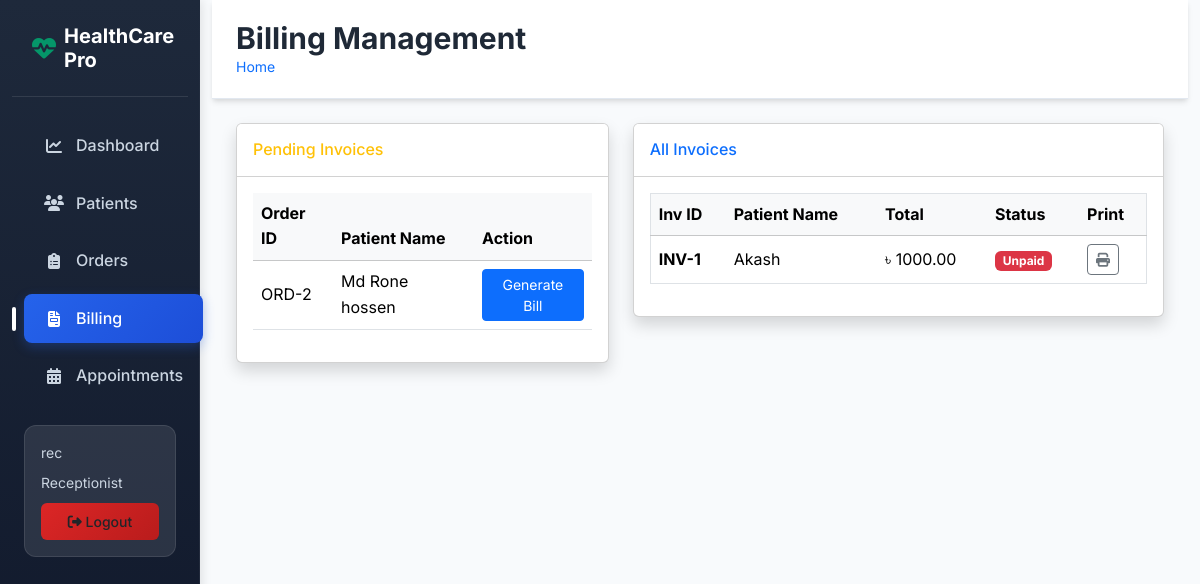
/billing (signed in), run on the app's committed database.
### app/models/users.py (models this page shows)
class User(UserMixin, db.Model):
    __tablename__ = 'users'
    id = db.Column(db.Integer, primary_key=True)
    username = db.Column(db.String(80), unique=True, nullable=False)
    email = db.Column(db.String(120), unique=True, nullable=False)
    password_hash = db.Column(db.String(128), nullable=False)
    role = db.Column(db.String(20), nullable=False, default='patient') # admin, receptionist, lab_tech, doctor, patient
    is_active = db.Column(db.Boolean, default=True)
    created_at = db.Column(db.DateTime, default=datetime.utcnow)
    name = db.Column(db.String(100))
    phone = db.Column(db.String(20))

### app/models/order.py (models this page shows)
class TestOrder(db.Model):
    __tablename__ = 'test_orders'
    id = db.Column(db.Integer, primary_key=True)
    uuid = db.Column(db.String(36), unique=True, nullable=False, default=lambda: str(uuid.uuid4()))
    patient_id = db.Column(db.Integer, db.ForeignKey('patients.id'), nullable=False)
    order_date = db.Column(db.DateTime, default=datetime.utcnow)
    status = db.Column(db.String(30), default='pending') # pending, sample_collected, processing, completed
    created_by = db.Column(db.Integer, db.ForeignKey('users.id'), nullable=False) # receptionist who created it
    referral_id = db.Column(db.Integer, db.ForeignKey('referral_doctors.id'), nullable=True)
    items = db.relationship('TestOrderItem', backref='order', lazy=True, cascade="all, delete-orphan")
    samples = db.relationship('Sample', backref='order', lazy=True)
    report = db.relationship('Report', backref='order', uselist=False, lazy=True)
    invoice = db.relationship('Invoice', backref='order', uselist=False, lazy=True)

### app/models/patient.py (models this page shows)
class Patient(db.Model):
    __tablename__ = 'patients'
    id = db.Column(db.Integer, primary_key=True)
    patient_code = db.Column(db.String(20), unique=True, nullable=False)
    name = db.Column(db.String(100), nullable=False)
    phone = db.Column(db.String(20), nullable=False)
    email = db.Column(db.String(100)) # Added for notifications
    gender = db.Column(db.String(10))
    date_of_birth = db.Column(db.Date)
    blood_group = db.Column(db.String(5))
    address = db.Column(db.Text)
    created_at = db.Column(db.DateTime, default=datetime.utcnow)
    user_id = db.Column(db.Integer, db.ForeignKey('users.id'), nullable=True)
    orders = db.relationship('TestOrder', backref='patient', lazy=True)

### app/models/billing.py (models this page shows)
class Invoice(db.Model):
    __tablename__ = 'invoices'
    id = db.Column(db.Integer, primary_key=True)
    patient_id = db.Column(db.Integer, db.ForeignKey('patients.id'), nullable=False)
    order_id = db.Column(db.Integer, db.ForeignKey('test_orders.id'), nullable=False)
    total_amount = db.Column(db.Float, nullable=False)
    discount = db.Column(db.Float, default=0.0)
    paid_amount = db.Column(db.Float, default=0.0)
    payment_status = db.Column(db.String(20), default='unpaid') # unpaid, partial, paid
    created_at = db.Column(db.DateTime, default=datetime.utcnow)
    patient = db.relationship('Patient', backref='invoices', lazy=True)
    items = db.relationship('InvoiceItem', backref='invoice', lazy=True, cascade="all, delete-orphan")

### app/frontend/billing_routes.py (the view)
@bp.route('/billing', methods=['GET'])
@login_required
@role_required('admin', 'receptionist')
def invoices_list():
    invoices = Invoice.query.order_by(Invoice.created_at.desc()).all()
    pending_orders = TestOrder.query.filter(
        ~TestOrder.id.in_(db.session.query(Invoice.order_id))
    ).all()
    return render_template('billing/list.html', invoices=invoices, pending_orders=pending_orders)

### app/templates/billing/list.html (shortened to what this page needs)
{% extends 'base.html' %}
{% block page_title %}Billing Management{% endblock %}
{% block content %}
<div class="row">
    <div class="col-md-5">
        <div class="card shadow mb-4">
            <div class="card-header py-3 bg-white">
                <h6 class="m-0 font-weight-bold text-warning">Pending Invoices</h6>
            </div>
            <div class="card-body">
                <div class="table-responsive">
                    <table class="table table-hover align-middle">
                        <thead class="table-light">
                            <tr>
                                <th>Order ID</th>
                                <th>Patient Name</th>
                                <th>Action</th>
                            </tr>
                        </thead>
                        <tbody>
                            {% for po in pending_orders %}
                            <tr>
                                <td>ORD-{{ po.id }}</td>
                                <td>{{ po.patient.name }}</td>
                                <td>
                                    <form action="{{ url_for('frontend.generate_invoice', order_id=po.id) }}"
                                        method="POST">
                                        <button type="submit" class="btn btn-sm btn-primary">Generate Bill</button>
                                    </form>
                                </td>
                            </tr>
                            {% else %}
                            <tr>
                                <td colspan="3" class="text-center text-muted">No pending orders to bill.</td>
                            </tr>
                            {% endfor %}
                        </tbody>
                    </table>
                </div>
            </div>
        </div>
    </div>
    <div class="col-md-7">
        <div class="card shadow mb-4">
            <div class="card-header py-3 bg-white">
                <h6 class="m-0 font-weight-bold text-primary">All Invoices</h6>
            </div>
            <div class="card-body">
                <div class="table-responsive">
                    <table class="table table-hover align-middle border">
                        <thead class="table-light">
                            <tr>
                                <th>Inv ID</th>
                                <th>Patient Name</th>
                                <th>Total</th>
                                <th>Status</th>
                                <th>Print</th>
                            </tr>
                        </thead>
                        <tbody>
                            {% for inv in invoices %}
                            <tr>
                                <td class="fw-bold">INV-{{ inv.id }}</td>
                                <td>{{ inv.patient.name if inv.patient else 'Unknown' }}</td>
                                <td>৳ {{ "%.2f"|format(inv.total_amount) }}</td>
                                <td>
                                    {% if inv.payment_status == 'paid' %}
                                    <span class="badge bg-success">Paid</span>
                                    {% elif inv.payment_status == 'partial' %}
                                    <span class="badge bg-warning text-dark">Partial</span>
                                    {% else %}
                                    <span class="badge bg-danger">Unpaid</span>
                                    {% endif %}
                                </td>
                                <td>
                                    <a href="{{ url_for('frontend.print_invoice', invoice_id=inv.id) }}" target="_blank" class="btn btn-sm btn-outline-secondary"><i class="fas fa-print"></i></a>
                                </td>
                            </tr>
                            {% else %}
                            <tr>
                                <td colspan="5" class="text-center text-muted">No invoices generated yet.</td>
                            </tr>
                            {% endfor %}
                        </tbody>
                    </table>
                </div>
            </div>
        </div>
    </div>
</div>
{% endblock %}

### app/templates/base.html (shortened to what this page needs)
<!DOCTYPE html>
<html lang="en">
<head>
    <link href="https://cdn.jsdelivr.net/npm/bootstrap@5.3.2/dist/css/bootstrap.min.css" rel="stylesheet">
    <link href="https://cdnjs.cloudflare.com/ajax/libs/font-awesome/6.4.2/css/all.min.css" rel="stylesheet">
    <link href="{{ url_for('static', filename='css/healthcare.css') }}" rel="stylesheet">
</head>
<body>
    <div class="container-fluid">
        <div class="row">
            {% if current_user.is_authenticated %}
            <nav class="col-md-3 col-lg-2 d-md-block sidebar">
                <div class="position-sticky">
                    <div class="sidebar-brand">
                        <h5><i class="fas fa-heartbeat"></i> HealthCare Pro</h5>
                    </div>
                    <ul class="nav flex-column">
                        <li class="nav-item">
                            <a class="nav-link {% if request.endpoint == 'portal.patient_dashboard' %}active{% endif %}"
                                href="{{ url_for('portal.patient_dashboard') }}">
                                <i class="fas fa-chart-line"></i> Dashboard
                            </a>
                        </li>
                        {% if current_user.role in ['admin', 'receptionist'] %}
                        <li class="nav-item">
                            <a class="nav-link {% if request.endpoint == 'frontend.patients_list' or request.endpoint == 'frontend.add_patient' %}active{% endif %}"
                                href="{{ url_for('frontend.patients_list') }}">
                                <i class="fas fa-users"></i> Patients
                            </a>
                        </li>
                        {% endif %}
                        {% if current_user.role in ['admin', 'receptionist'] %}
                        <li class="nav-item">
                            <a class="nav-link {% if request.endpoint == 'frontend.orders_list' or request.endpoint == 'frontend.new_order' %}active{% endif %}"
                                href="{{ url_for('frontend.orders_list') }}">
                                <i class="fas fa-clipboard-list"></i> Orders
                            </a>
                        </li>
                        {% endif %}
                        {% if current_user.role in ['admin', 'receptionist'] %}
                        <li class="nav-item">
                            <a class="nav-link {% if request.endpoint == 'frontend.invoices_list' %}active{% endif %}"
                                href="{{ url_for('frontend.invoices_list') }}">
                                <i class="fas fa-file-invoice"></i> Billing
                            </a>
                        </li>
                        {% endif %}
                        {% if current_user.role in ['admin', 'receptionist'] %}
                        <li class="nav-item">
                            <a class="nav-link {% if request.endpoint == 'frontend.appointments_admin' %}active{% endif %}"
                                href="{{ url_for('frontend.appointments_admin') }}">
                                <i class="fas fa-calendar-alt"></i> Appointments
                            </a>
                        </li>
                        {% endif %}
                    </ul>
                    <div class="user-info">
                        <small>{{ current_user.username }}</small>
                        <small class="text-capitalize">{{ current_user.role }}</small>
                        <a href="{{ url_for('frontend.logout') }}" class="btn btn-logout w-100">
                            <i class="fas fa-sign-out-alt"></i> Logout
                        </a>
                    </div>
                </div>
            </nav>
            {% endif %}
            <main class="{% if current_user.is_authenticated %}col-md-9 ms-sm-auto col-lg-10{% else %}col-12{% endif %} main-content">
                <div class="page-header">
                    <div class="container-fluid px-4">
                        <div class="d-flex justify-content-between align-items-center">
                            <div>
                                <h1 class="page-title">{% block page_title %}{% endblock %}</h1>
                                <nav aria-label="breadcrumb">
                                    <ol class="breadcrumb">
                                        <li class="breadcrumb-item"><a href="#" class="text-decoration-none">Home</a></li>
                                    </ol>
                                </nav>
                            </div>
                        </div>
                    </div>
                </div>
                <div class="container-fluid px-4">
                    {% block content %}{% endblock %}
                </div>
            </main>
        </div>
    </div>
</body>
</html>

### app/templates/base.html (style rules this page uses)
:root { --primary-color: #2563eb; --primary-dark: #1d4ed8; --secondary-color: #059669; --accent-color: #f59e0b; --danger-color: #dc2626; --warning-color: #d97706; --success-color: #059669; --info-color: #0891b2; --dark-color: #1f2937; --light-bg: #f8fafc; --sidebar-bg: linear-gradient(180deg, #1e293b 0%, #0f172a 100%); --card-shadow: 0 4px 6px -1px rgba(0, 0, 0, 0.1), 0 2px 4px -1px rgba(0, 0, 0, 0.06); --card-shadow-hover: 0 10px 15px -3px rgba(0, 0, 0, 0.1), 0 4px 6px -2px rgba(0, 0, 0, 0.05); }
body { background: var(--light-bg); font-family: 'Inter', -apple-system, BlinkMacSystemFont, 'Segoe UI', Roboto, sans-serif; line-height: 1.6; }
.sidebar { min-height: 100vh; background: var(--sidebar-bg); box-shadow: 2px 0 10px rgba(0, 0, 0, 0.1); position: relative; }
.sidebar::before { content: ''; position: absolute; top: 0; right: 0; width: 1px; height: 100%; background: linear-gradient(180deg, transparent 0%, rgba(255,255,255,0.1) 50%, transparent 100%); }
.sidebar .nav-link { color: #cbd5e1; text-decoration: none; padding: 12px 20px; display: flex; align-items: center; border-radius: 8px; margin: 4px 12px; transition: all 0.3s ease; font-weight: 500; position: relative; }
.sidebar .nav-link i { width: 20px; text-align: center; margin-right: 12px; font-size: 16px; }
.sidebar .nav-link.active { color: #fff; background: linear-gradient(135deg, var(--primary-color), var(--primary-dark)); box-shadow: 0 4px 12px rgba(37, 99, 235, 0.3); }
.sidebar .nav-link.active::before { content: ''; position: absolute; left: -12px; top: 50%; transform: translateY(-50%); width: 4px; height: 24px; background: #fff; border-radius: 2px; }
.sidebar-brand { padding: 24px 20px; border-bottom: 1px solid rgba(255, 255, 255, 0.1); margin-bottom: 20px; }
.sidebar-brand h5 { color: #fff; font-weight: 700; font-size: 1.25rem; margin: 0; display: flex; align-items: center; }
.sidebar-brand i { color: var(--secondary-color); margin-right: 8px; font-size: 1.5rem; }
.main-content { background: var(--light-bg); min-height: 100vh; }
.page-header { background: #fff; border-bottom: 1px solid #e2e8f0; padding: 20px 0; margin-bottom: 24px; box-shadow: var(--card-shadow); }
.page-title { font-size: 1.875rem; font-weight: 700; color: var(--dark-color); margin: 0; }
.breadcrumb { background: transparent; padding: 0; margin: 0; font-size: 0.875rem; }
.user-info { background: rgba(255, 255, 255, 0.1); border-radius: 12px; padding: 16px; margin: 20px 12px; border: 1px solid rgba(255, 255, 255, 0.1); }
.user-info small { color: #cbd5e1; display: block; margin-bottom: 8px; }
.btn-logout { background: linear-gradient(135deg, #dc2626, #b91c1c); border: none; border-radius: 6px; padding: 8px 16px; font-size: 0.875rem; font-weight: 500; transition: all 0.3s ease; }

### data on the page
User: username "rec", role "Receptionist"
TestOrder: id "2", patient.name "Md Rone hossen"
Invoice: id "1", patient "Akash", total_amount "1000.00", payment_status "Unpaid"
